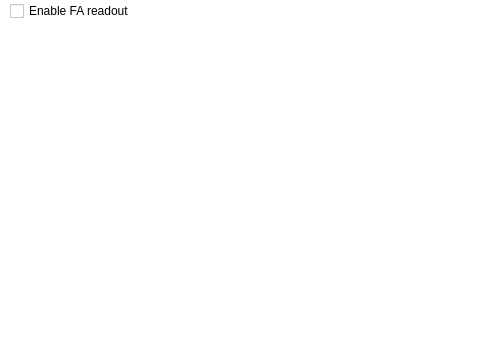
<?xml version="1.0" encoding="UTF-8"?>
<ui version="4.0">
 <class>FA</class>
 <widget class="QMainWindow" name="FA">
  <property name="geometry">
   <rect>
    <x>0</x>
    <y>0</y>
    <width>480</width>
    <height>340</height>
   </rect>
  </property>
  <property name="sizePolicy">
   <sizepolicy hsizetype="Minimum" vsizetype="Minimum">
    <horstretch>0</horstretch>
    <verstretch>0</verstretch>
   </sizepolicy>
  </property>
  <property name="windowTitle">
   <string>FA data</string>
  </property>
  <property name="styleSheet">
   <string notr="true">background-color: rgb(255, 255, 255);</string>
  </property>
  <property name="Title" stdset="0">
   <string>$(BPM): FA position</string>
  </property>
  <widget class="QWidget" name="centralwidget">
   <widget class="caCartesianPlot" name="cacartesianplot">
    <property name="geometry">
     <rect>
      <x>0</x>
      <y>35</y>
      <width>480</width>
      <height>150</height>
     </rect>
    </property>
    <property name="Title" stdset="0">
     <string notr="true">FA data: X position</string>
    </property>
    <property name="TitleX">
     <string notr="true">FA samples</string>
    </property>
    <property name="TitleY">
     <string notr="true">position [nm]</string>
    </property>
    <property name="channels_1" stdset="0">
     <string notr="true">;$(BPM):fa.X</string>
    </property>
    <property name="color_1">
     <color>
      <red>255</red>
      <green>0</green>
      <blue>0</blue>
     </color>
    </property>
   </widget>
   <widget class="caCartesianPlot" name="cacartesianplot_2">
    <property name="geometry">
     <rect>
      <x>0</x>
      <y>185</y>
      <width>480</width>
      <height>150</height>
     </rect>
    </property>
    <property name="Title" stdset="0">
     <string notr="true">FA data: Y position</string>
    </property>
    <property name="TitleX">
     <string notr="true">FA samples</string>
    </property>
    <property name="TitleY">
     <string notr="true">position [nm]</string>
    </property>
    <property name="channels_1" stdset="0">
     <string notr="true">;$(BPM):fa.Y</string>
    </property>
    <property name="color_1">
     <color>
      <red>0</red>
      <green>0</green>
      <blue>255</blue>
     </color>
    </property>
   </widget>
   <widget class="caToggleButton" name="catogglebutton">
    <property name="geometry">
     <rect>
      <x>10</x>
      <y>0</y>
      <width>136</width>
      <height>22</height>
     </rect>
    </property>
    <property name="text">
     <string>Enable FA readout</string>
    </property>
    <property name="channel" stdset="0">
     <string notr="true">$(BPM):fa.SCAN</string>
    </property>
    <property name="trueValue">
     <string>2</string>
    </property>
   </widget>
   <widget class="caRelatedDisplay" name="fa_data_amplitudes">
    <property name="geometry">
     <rect>
      <x>355</x>
      <y>5</y>
      <width>120</width>
      <height>16</height>
     </rect>
    </property>
    <property name="font">
     <font>
      <family>Sans Serif</family>
      <pointsize>10</pointsize>
     </font>
    </property>
    <property name="background">
     <color>
      <red>252</red>
      <green>220</green>
      <blue>123</blue>
     </color>
    </property>
    <property name="labels">
     <string notr="true">Amplitudes</string>
    </property>
    <property name="files">
     <string notr="true">fa_amplitudes</string>
    </property>
    <property name="args">
     <string notr="true">BPM=$(BPM)</string>
    </property>
    <property name="fontScaleMode">
     <enum>EPushButton::WidthAndHeight</enum>
    </property>
   </widget>
  </widget>
 </widget>
 <customwidgets>
  <customwidget>
   <class>QwtPlot</class>
   <extends>QFrame</extends>
   <header>qwt_plot.h</header>
  </customwidget>
  <customwidget>
   <class>caRelatedDisplay</class>
   <extends>QWidget</extends>
   <header>caRelatedDisplay</header>
  </customwidget>
  <customwidget>
   <class>caToggleButton</class>
   <extends>QCheckBox</extends>
   <header>caToggleButton</header>
  </customwidget>
  <customwidget>
   <class>caCartesianPlot</class>
   <extends>QwtPlot</extends>
   <header>caCartesianPlot</header>
  </customwidget>
 </customwidgets>
 <resources/>
 <connections/>
</ui>
